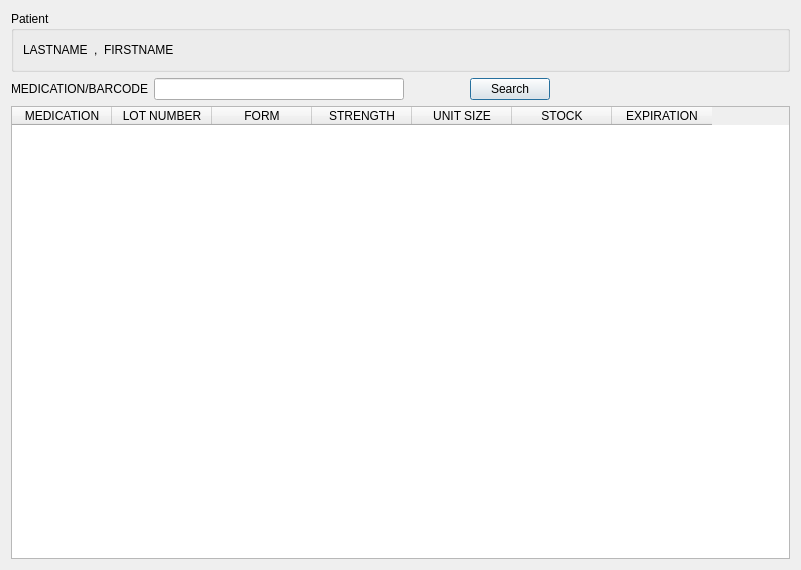
<?xml version="1.0" encoding="UTF-8"?>
<ui version="4.0">
 <class>Prescription_00</class>
 <widget class="QWizardPage" name="Prescription_00">
  <property name="geometry">
   <rect>
    <x>0</x>
    <y>0</y>
    <width>801</width>
    <height>570</height>
   </rect>
  </property>
  <layout class="QVBoxLayout" name="verticalLayout">
   <item>
    <widget class="QGroupBox" name="patientBox">
     <property name="title">
      <string>Patient</string>
     </property>
     <layout class="QHBoxLayout" name="horizontalLayout_2">
      <item>
       <widget class="QLabel" name="lastLabel">
        <property name="text">
         <string>LASTNAME</string>
        </property>
       </widget>
      </item>
      <item>
       <widget class="QLabel" name="label_4">
        <property name="text">
         <string>,</string>
        </property>
       </widget>
      </item>
      <item>
       <widget class="QLabel" name="firstLabel">
        <property name="text">
         <string>FIRSTNAME</string>
        </property>
       </widget>
      </item>
      <item>
       <spacer name="horizontalSpacer_3">
        <property name="orientation">
         <enum>Qt::Horizontal</enum>
        </property>
        <property name="sizeHint" stdset="0">
         <size>
          <width>40</width>
          <height>20</height>
         </size>
        </property>
       </spacer>
      </item>
     </layout>
    </widget>
   </item>
   <item>
    <layout class="QHBoxLayout" name="horizontalLayout">
     <item>
      <widget class="QLabel" name="medicationLabel">
       <property name="text">
        <string>MEDICATION/BARCODE</string>
       </property>
      </widget>
     </item>
     <item>
      <widget class="QLineEdit" name="medicationField">
       <property name="minimumSize">
        <size>
         <width>250</width>
         <height>0</height>
        </size>
       </property>
      </widget>
     </item>
     <item>
      <spacer name="horizontalSpacer">
       <property name="orientation">
        <enum>Qt::Horizontal</enum>
       </property>
       <property name="sizeType">
        <enum>QSizePolicy::Fixed</enum>
       </property>
       <property name="sizeHint" stdset="0">
        <size>
         <width>60</width>
         <height>20</height>
        </size>
       </property>
      </spacer>
     </item>
     <item>
      <widget class="QPushButton" name="searchButton">
       <property name="text">
        <string>Search</string>
       </property>
       <property name="default">
        <bool>true</bool>
       </property>
      </widget>
     </item>
     <item>
      <spacer name="horizontalSpacer_2">
       <property name="orientation">
        <enum>Qt::Horizontal</enum>
       </property>
       <property name="sizeHint" stdset="0">
        <size>
         <width>40</width>
         <height>20</height>
        </size>
       </property>
      </spacer>
     </item>
    </layout>
   </item>
   <item>
    <widget class="QTableWidget" name="resultTable">
     <property name="editTriggers">
      <set>QAbstractItemView::NoEditTriggers</set>
     </property>
     <property name="selectionBehavior">
      <enum>QAbstractItemView::SelectRows</enum>
     </property>
     <property name="columnCount">
      <number>7</number>
     </property>
     <attribute name="horizontalHeaderHighlightSections">
      <bool>false</bool>
     </attribute>
     <attribute name="horizontalHeaderMinimumSectionSize">
      <number>100</number>
     </attribute>
     <column>
      <property name="text">
       <string>MEDICATION</string>
      </property>
     </column>
     <column>
      <property name="text">
       <string>LOT NUMBER</string>
      </property>
     </column>
     <column>
      <property name="text">
       <string>FORM</string>
      </property>
     </column>
     <column>
      <property name="text">
       <string>STRENGTH</string>
      </property>
     </column>
     <column>
      <property name="text">
       <string>UNIT SIZE</string>
      </property>
     </column>
     <column>
      <property name="text">
       <string>STOCK</string>
      </property>
     </column>
     <column>
      <property name="text">
       <string>EXPIRATION</string>
      </property>
     </column>
    </widget>
   </item>
  </layout>
 </widget>
 <tabstops>
  <tabstop>medicationField</tabstop>
  <tabstop>searchButton</tabstop>
  <tabstop>resultTable</tabstop>
 </tabstops>
 <resources/>
 <connections>
  <connection>
   <sender>medicationField</sender>
   <signal>returnPressed()</signal>
   <receiver>searchButton</receiver>
   <slot>click()</slot>
   <hints>
    <hint type="sourcelabel">
     <x>241</x>
     <y>79</y>
    </hint>
    <hint type="destinationlabel">
     <x>483</x>
     <y>80</y>
    </hint>
   </hints>
  </connection>
 </connections>
</ui>
